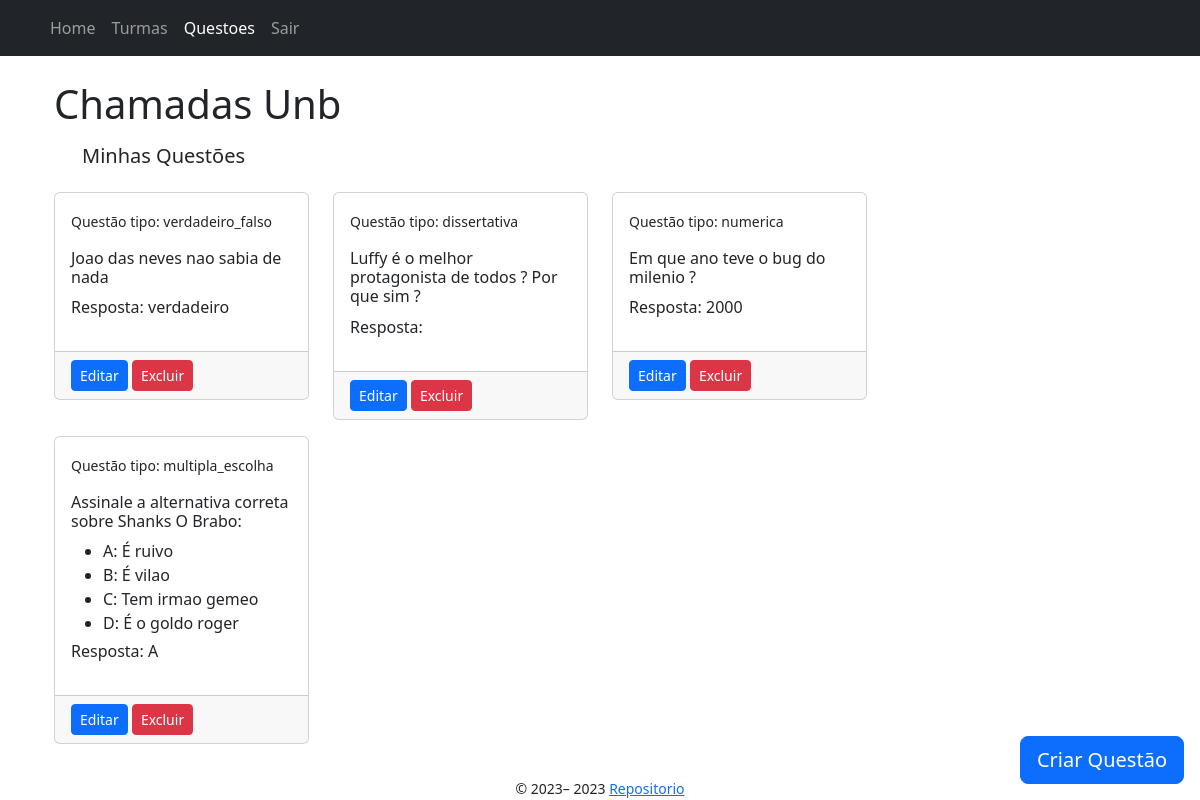
Page /questoes/professor/1 (signed in) on the earlier database version.
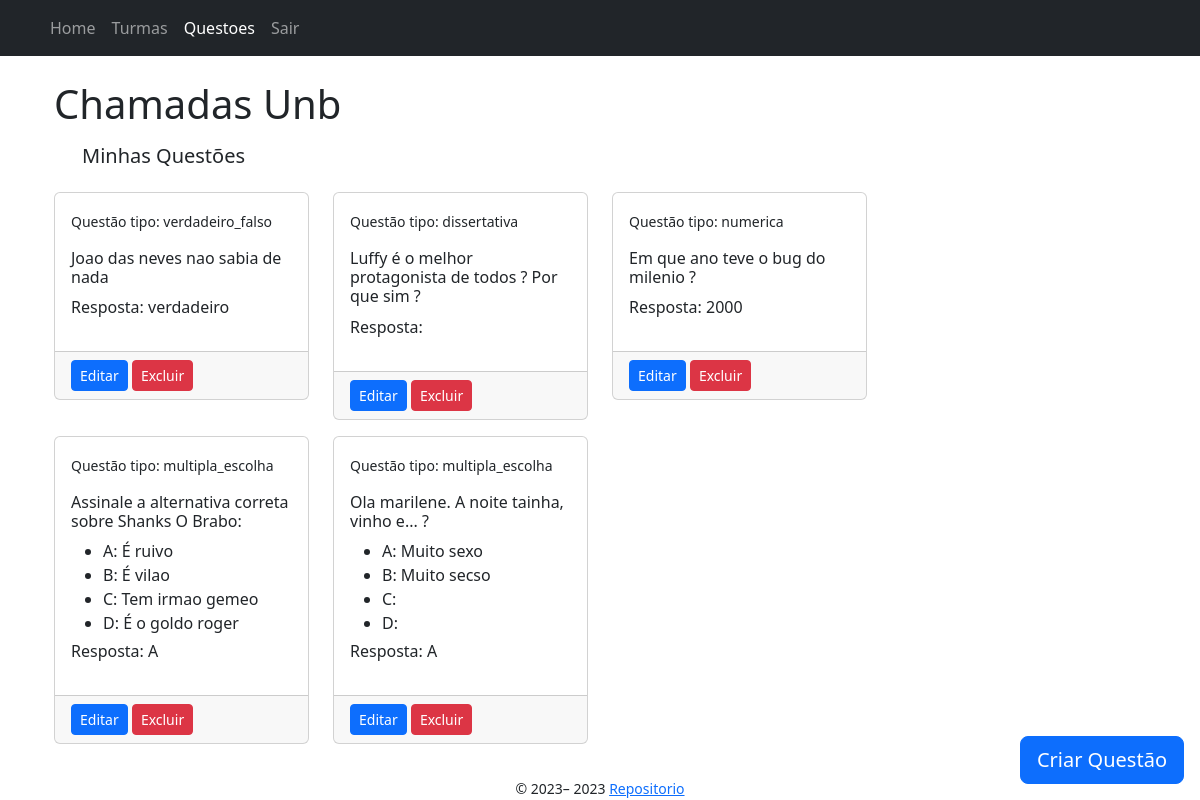
Same page on the later database version.
### app/models/questao.py (models this page shows)
class Questao(db.Model):
    __tablename__ = "questao"
    id = db.Column(db.Integer, primary_key=True)
    enunciado = db.Column(db.String(255))
    resposta = db.Column(db.String(255))
    tipo_questao = db.Column(
        Enum("multipla_escolha", "verdadeiro_falso", "numerica", "dissertativa", name="tipo_questao"), nullable=False)
    professor_id = db.Column(db.Integer, db.ForeignKey('professor.id'), nullable=False)
    respostas = db.relationship('RespostaQuestaoExame', backref='questao_respostas') #1 to N
    exames = db.relationship("QuestaoExame", back_populates="questao") # tabela associativa N to N

### app/models/questao_multipla_escolha.py (models this page shows)
class QuestaoMultiplaEscolha(Questao):
    __tablename__ = "questao_multipla_escolha"
    id = db.Column(db.Integer, db.ForeignKey('questao.id'), primary_key=True)
    opcao_a = db.Column(db.String(255))
    opcao_b = db.Column(db.String(255))
    opcao_c = db.Column(db.String(255))
    opcao_d = db.Column(db.String(255))

### app/controllers/questoes_controller.py (the view)
@bp.route("/professor/<int:user_id>", methods=["GET"])
@login_required
def index(user_id):
    if not isinstance(current_user, Professor):
        flash("Acesso não autorizado")
        return render_template("index.jinja2", user=current_user)
    questoes = Questao.query.filter_by(professor_id=user_id).all()
    questoes_multipla_escolha = QuestaoMultiplaEscolha.query.filter_by(professor_id=user_id).all()
    return render_template('questoes/index.jinja2', questoes=questoes, questoes_multipla_escolha=questoes_multipla_escolha)

### app/templates/questoes/index.jinja2 (shortened to what this page needs)
{% extends "base.jinja2" %}
{% from 'bootstrap5/utils.html' import render_modal, render_icon %}
{% block head %}
    {{ super() }}
{% endblock %}
{% block content %}
<div class="container">
    <h1>Chamadas Unb</h1>
    <div class="row rows-col-1 m-3">
        <h5>Minhas Questões</h5>
    </div>
    <div id="my-questions" class="row flex-row">
        {% for questao in questoes %}
            {%if questao.tipo_questao != "multipla_escolha"%}
                <div class="mb-3 col-lg-3 col-md-4 col-sm-6 col-xs-12">
                    <div class="card">
                        <div class="card-body">
                            <p><small> Questão tipo: {{ questao.tipo_questao }}</small></p>
                            <h6>{{ questao.enunciado }}</h6>
                            <p>Resposta: {{ questao.resposta }}</p>
                        </div>
                        <div class="card-footer">
                            <a href="{{ url_for('questoes.edit', user_id=current_user.id, questao_id=questao.id) }}" class="btn btn-sm btn-primary">Editar</a>
                            <a class="btn btn-sm btn-danger" data-bs-toggle="modal" data-bs-target="#confirmDeleteModal-{{ questao.id }}">Excluir</a>
                        </div>
                    </div>
                </div>
            {% endif %}
        {% endfor %}
    </div>
    <div id="my-questions" class="row flex-row">
        {% for questao_multipla_escolha in questoes_multipla_escolha %}
            <div class="mb-3 col-lg-3 col-md-4 col-sm-6 col-xs-12">
                <div class="card">
                    <div class="card-body">
                        <p><small> Questão tipo: {{ questao_multipla_escolha.tipo_questao }}</small></p>
                        <h6>{{ questao_multipla_escolha.enunciado }}</h6>
                        <div style="max-height: 100px; overflow-y: auto;">
                            <ul>
                                <li>A: {{ questao_multipla_escolha.opcao_a }}</li>
                                <li>B: {{ questao_multipla_escolha.opcao_b }}</li>
                                <li>C: {{ questao_multipla_escolha.opcao_c }}</li>
                                <li>D: {{ questao_multipla_escolha.opcao_d }}</li>
                            </ul>
                        </div>
                        <p>Resposta: {{ questao_multipla_escolha.resposta }}</p>
                    </div>
                    <div class="card-footer">
                        <a href="{{ url_for('questoes.edit_multipla_escolha', user_id=current_user.id, questao_id=questao_multipla_escolha.id) }}" class="btn btn-sm btn-primary">Editar</a>
                        <a class="btn btn-sm btn-danger" data-bs-toggle="modal" data-bs-target="#confirmDeleteModal-{{ questao_multipla_escolha.id }}">Excluir</a>
                    </div>
                </div>
            </div>
        {% endfor %}
    </div>
    <div class="position-fixed bottom-0 end-0 p-3">
        <a href="{{ url_for('questoes.new', user_id=current_user.id) }}" class="btn btn-floating btn-lg btn-primary">
                    {{render_icon('plus') }} <span class="d-none d-xl-inline">Criar Questão</span>
        </a>
    </div>
</div>
{% endblock %}

Differences in the rows shown:
added QuestaoMultiplaEscolha: tipo_questao "multipla_escolha", enunciado "Ola marilene. A noite tainha, vinho e... ?", opcao_a "Muito sexo", opcao_b "Muito secso", resposta "A"
